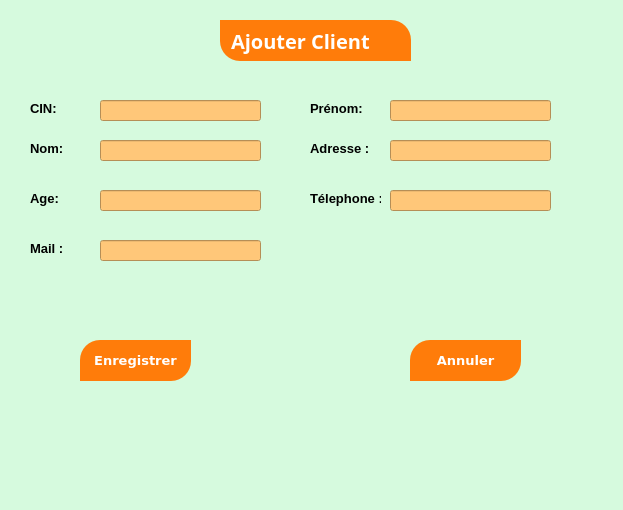
<?xml version="1.0" encoding="UTF-8"?>
<ui version="4.0">
 <class>Form</class>
 <widget class="QWidget" name="Form">
  <property name="geometry">
   <rect>
    <x>0</x>
    <y>0</y>
    <width>623</width>
    <height>510</height>
   </rect>
  </property>
  <property name="windowTitle">
   <string>Form</string>
  </property>
  <property name="styleSheet">
   <string notr="true">
background-color: rgb(214, 250, 222);</string>
  </property>
  <widget class="QLabel" name="label_2">
   <property name="geometry">
    <rect>
     <x>30</x>
     <y>100</y>
     <width>71</width>
     <height>16</height>
    </rect>
   </property>
   <property name="font">
    <font>
     <pointsize>10</pointsize>
     <weight>75</weight>
     <bold>true</bold>
    </font>
   </property>
   <property name="text">
    <string>CIN:</string>
   </property>
  </widget>
  <widget class="QLabel" name="label_4">
   <property name="geometry">
    <rect>
     <x>30</x>
     <y>140</y>
     <width>71</width>
     <height>16</height>
    </rect>
   </property>
   <property name="font">
    <font>
     <pointsize>10</pointsize>
     <weight>75</weight>
     <bold>true</bold>
    </font>
   </property>
   <property name="text">
    <string>Nom:</string>
   </property>
  </widget>
  <widget class="QLabel" name="label">
   <property name="geometry">
    <rect>
     <x>220</x>
     <y>20</y>
     <width>191</width>
     <height>41</height>
    </rect>
   </property>
   <property name="font">
    <font>
     <family>Montserrat</family>
     <pointsize>15</pointsize>
     <weight>75</weight>
     <bold>true</bold>
    </font>
   </property>
   <property name="styleSheet">
    <string notr="true">color:white;
text-align:center;
background-color: rgb(255, 124, 10);
padding:5px;
border-top-right-radius: 20px;
border-bottom-left-radius: 20px;</string>
   </property>
   <property name="text">
    <string>Ajouter Client</string>
   </property>
  </widget>
  <widget class="QLabel" name="label_6">
   <property name="geometry">
    <rect>
     <x>30</x>
     <y>190</y>
     <width>81</width>
     <height>16</height>
    </rect>
   </property>
   <property name="font">
    <font>
     <pointsize>10</pointsize>
     <weight>75</weight>
     <bold>true</bold>
    </font>
   </property>
   <property name="text">
    <string>Age:</string>
   </property>
  </widget>
  <widget class="QLabel" name="label_7">
   <property name="geometry">
    <rect>
     <x>310</x>
     <y>140</y>
     <width>71</width>
     <height>16</height>
    </rect>
   </property>
   <property name="font">
    <font>
     <pointsize>10</pointsize>
     <weight>75</weight>
     <bold>true</bold>
    </font>
   </property>
   <property name="text">
    <string>Adresse :</string>
   </property>
  </widget>
  <widget class="QLabel" name="label_8">
   <property name="geometry">
    <rect>
     <x>30</x>
     <y>240</y>
     <width>81</width>
     <height>16</height>
    </rect>
   </property>
   <property name="font">
    <font>
     <pointsize>10</pointsize>
     <weight>75</weight>
     <bold>true</bold>
    </font>
   </property>
   <property name="text">
    <string>Mail :</string>
   </property>
  </widget>
  <widget class="QLabel" name="label_9">
   <property name="geometry">
    <rect>
     <x>310</x>
     <y>190</y>
     <width>71</width>
     <height>16</height>
    </rect>
   </property>
   <property name="font">
    <font>
     <pointsize>10</pointsize>
     <weight>75</weight>
     <bold>true</bold>
    </font>
   </property>
   <property name="text">
    <string>Télephone :</string>
   </property>
  </widget>
  <widget class="QLabel" name="label_3">
   <property name="geometry">
    <rect>
     <x>310</x>
     <y>100</y>
     <width>71</width>
     <height>16</height>
    </rect>
   </property>
   <property name="font">
    <font>
     <pointsize>10</pointsize>
     <weight>75</weight>
     <bold>true</bold>
    </font>
   </property>
   <property name="text">
    <string>Prénom:</string>
   </property>
  </widget>
  <widget class="QLineEdit" name="lineEdit">
   <property name="geometry">
    <rect>
     <x>100</x>
     <y>100</y>
     <width>161</width>
     <height>21</height>
    </rect>
   </property>
   <property name="font">
    <font>
     <pointsize>10</pointsize>
    </font>
   </property>
   <property name="styleSheet">
    <string notr="true">background-color: rgb(255, 199, 121);</string>
   </property>
  </widget>
  <widget class="QPushButton" name="pushButton">
   <property name="geometry">
    <rect>
     <x>80</x>
     <y>340</y>
     <width>111</width>
     <height>41</height>
    </rect>
   </property>
   <property name="font">
    <font>
     <family>Verdana</family>
     <pointsize>10</pointsize>
     <weight>75</weight>
     <bold>true</bold>
    </font>
   </property>
   <property name="styleSheet">
    <string notr="true">background-color: rgb(255, 124, 10);
color:white;

padding:5px;
border-top-left-radius: 20px;
border-bottom-right-radius: 20px;</string>
   </property>
   <property name="text">
    <string>Enregistrer</string>
   </property>
  </widget>
  <widget class="QPushButton" name="pushButton_2">
   <property name="geometry">
    <rect>
     <x>410</x>
     <y>340</y>
     <width>111</width>
     <height>41</height>
    </rect>
   </property>
   <property name="font">
    <font>
     <family>Verdana</family>
     <pointsize>10</pointsize>
     <weight>75</weight>
     <bold>true</bold>
    </font>
   </property>
   <property name="styleSheet">
    <string notr="true">color:white;
background-color: rgb(255, 124, 10);
padding:5px;
border-top-left-radius: 20px;
border-bottom-right-radius: 20px;</string>
   </property>
   <property name="text">
    <string>Annuler</string>
   </property>
  </widget>
  <widget class="QLineEdit" name="lineEdit_2">
   <property name="geometry">
    <rect>
     <x>100</x>
     <y>140</y>
     <width>161</width>
     <height>21</height>
    </rect>
   </property>
   <property name="font">
    <font>
     <pointsize>10</pointsize>
    </font>
   </property>
   <property name="styleSheet">
    <string notr="true">background-color: rgb(255, 199, 121);</string>
   </property>
  </widget>
  <widget class="QLineEdit" name="lineEdit_3">
   <property name="geometry">
    <rect>
     <x>100</x>
     <y>190</y>
     <width>161</width>
     <height>21</height>
    </rect>
   </property>
   <property name="font">
    <font>
     <pointsize>10</pointsize>
    </font>
   </property>
   <property name="styleSheet">
    <string notr="true">background-color: rgb(255, 199, 121);</string>
   </property>
  </widget>
  <widget class="QLineEdit" name="lineEdit_4">
   <property name="geometry">
    <rect>
     <x>390</x>
     <y>140</y>
     <width>161</width>
     <height>21</height>
    </rect>
   </property>
   <property name="font">
    <font>
     <pointsize>10</pointsize>
    </font>
   </property>
   <property name="styleSheet">
    <string notr="true">background-color: rgb(255, 199, 121);</string>
   </property>
  </widget>
  <widget class="QLineEdit" name="lineEdit_5">
   <property name="geometry">
    <rect>
     <x>100</x>
     <y>240</y>
     <width>161</width>
     <height>21</height>
    </rect>
   </property>
   <property name="font">
    <font>
     <pointsize>10</pointsize>
    </font>
   </property>
   <property name="styleSheet">
    <string notr="true">background-color: rgb(255, 199, 121);</string>
   </property>
  </widget>
  <widget class="QLineEdit" name="lineEdit_6">
   <property name="geometry">
    <rect>
     <x>390</x>
     <y>190</y>
     <width>161</width>
     <height>21</height>
    </rect>
   </property>
   <property name="font">
    <font>
     <pointsize>10</pointsize>
    </font>
   </property>
   <property name="styleSheet">
    <string notr="true">background-color: rgb(255, 199, 121);</string>
   </property>
  </widget>
  <widget class="QLineEdit" name="lineEdit_7">
   <property name="geometry">
    <rect>
     <x>390</x>
     <y>100</y>
     <width>161</width>
     <height>21</height>
    </rect>
   </property>
   <property name="font">
    <font>
     <pointsize>10</pointsize>
    </font>
   </property>
   <property name="styleSheet">
    <string notr="true">background-color: rgb(255, 199, 121);</string>
   </property>
  </widget>
  <widget class="QLabel" name="label_5">
   <property name="geometry">
    <rect>
     <x>220</x>
     <y>310</y>
     <width>161</width>
     <height>121</height>
    </rect>
   </property>
   <property name="styleSheet">
    <string notr="true">image: url(:/newPrefix/reservation_cls.jpg);</string>
   </property>
   <property name="text">
    <string/>
   </property>
  </widget>
 </widget>
 <resources>
  <include location="new.qrc"/>
 </resources>
 <connections/>
</ui>
